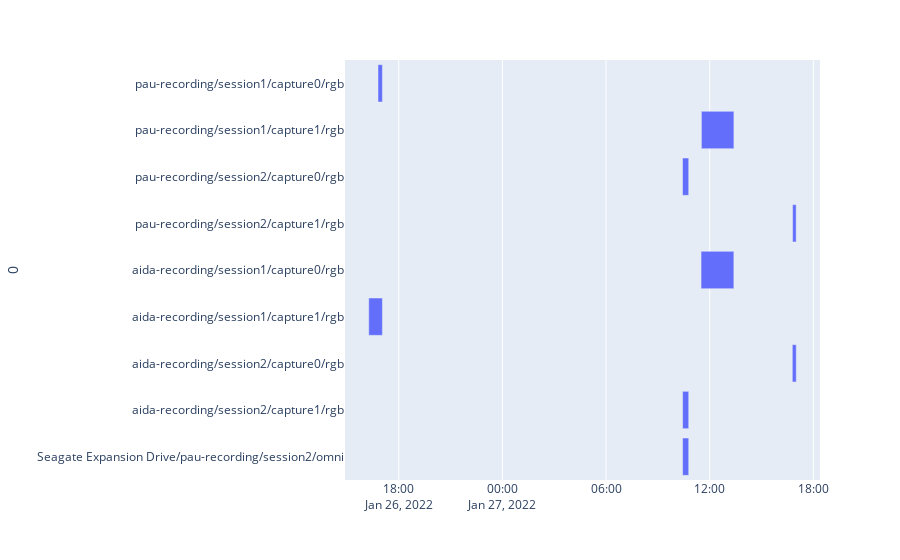

Notebook code cell kept with this figure:
### Code cell
fig = px.timeline(df, x_start=1, x_end=2, y=0)
fig.update_yaxes(autorange="reversed")  # otherwise tasks are listed from the bottom up
fig.show()

### Figure 1 — Plotly figure (JSON) as saved in the notebook; plotly's stock layout.template omitted (floating-point values rounded to 4 significant figures)
{"data": [{"alignmentgroup": "True", "base": ["2022-01-26 16:47:53", "2022-01-27 11:31:12", "2022-01-27 10:25:44", "2022-01-27 16:47:58", "2022-01-27 11:30:02", "2022-01-26 16:15:42", "2022-01-27 16:46:57", "2022-01-27 10:25:57", "2022-01-27 10:25:50"], "hovertemplate": "1=%{base}<br>2=%{x}<br>0=%{y}<extra></extra>", "legendgroup": "", "marker": {"color": "#636efa"}, "name": "", "offsetgroup": "", "orientation": "h", "showlegend": false, "textposition": "auto", "type": "bar", "x": [911000, 6772000, 1278000, 747000, 6835000, 2850000, 822000, 1272000, 1276000], "xaxis": "x", "y": ["pau-recording/session1/capture0/rgb", "pau-recording/session1/capture1/rgb", "pau-recording/session2/capture0/rgb", "pau-recording/session2/capture1/rgb", "aida-recording/session1/capture0/rgb", "aida-recording/session1/capture1/rgb", "aida-recording/session2/capture0/rgb", "aida-recording/session2/capture1/rgb", "Seagate Expansion Drive/pau-recording/session2/omni"], "yaxis": "y"}], "layout": {"autosize": true, "barmode": "overlay", "legend": {"tracegroupgap": 0}, "margin": {"t": 60}, "xaxis": {"anchor": "y", "autorange": true, "domain": [0, 1], "range": ["2022-01-26 14:53:12.1667", "2022-01-27 18:23:08.8333"], "type": "date"}, "yaxis": {"anchor": "x", "autorange": true, "domain": [0, 1], "range": [8.5, -0.5], "title": {"text": "0"}, "type": "category"}}}
